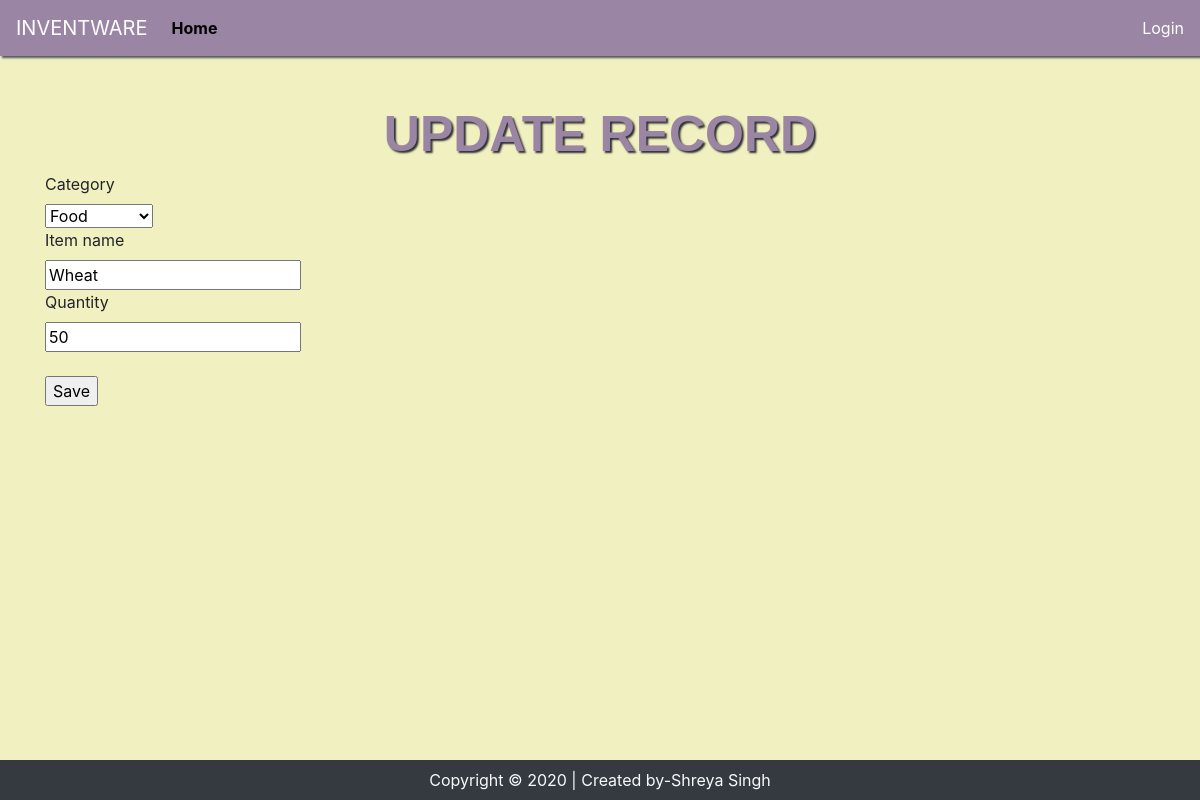
/update_items/13/, run on an earlier commit of the app's database.
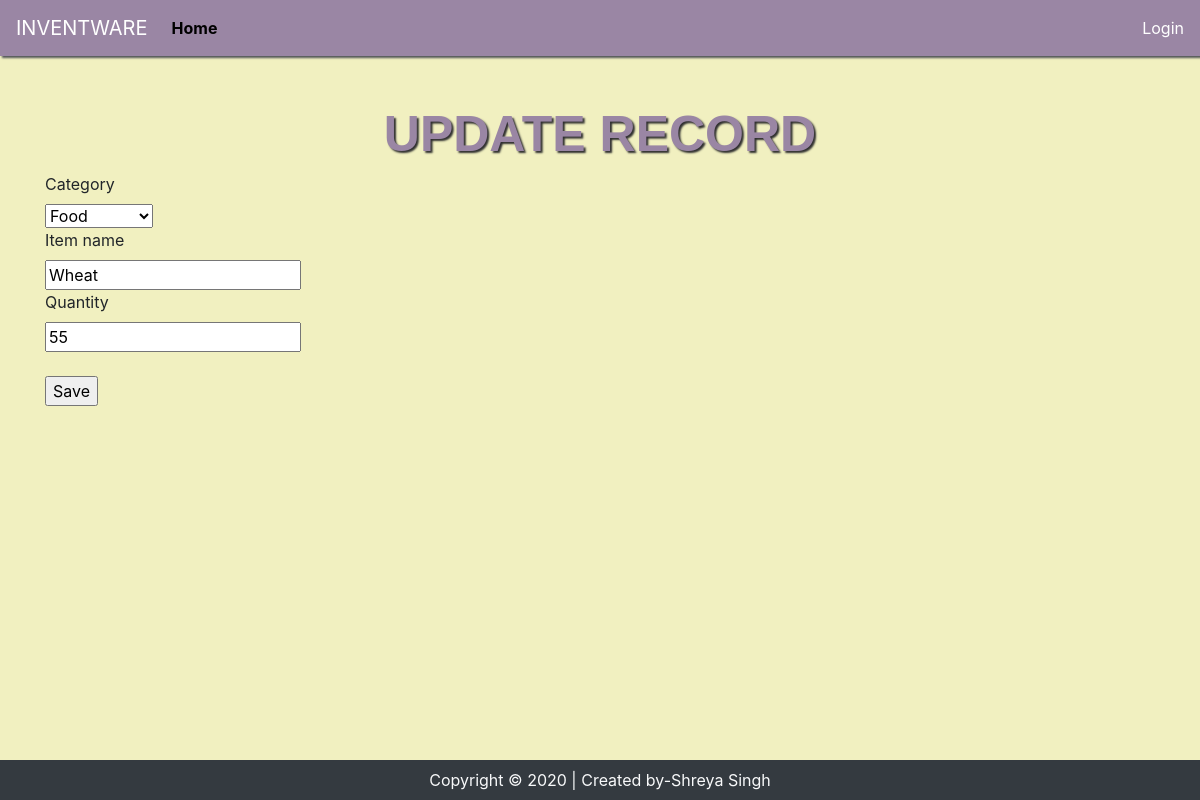
And on a later commit of the database.
### inventory_mgmt/models.py (models this page shows, shortened)
class Stock(models.Model):
	user = models.ForeignKey(User, related_name='User', on_delete=models.CASCADE,default="")
	category = models.ForeignKey(Category, on_delete=models.CASCADE,blank=True)
	item_name = models.CharField(max_length=50, blank=True, null=True)
	quantity = models.IntegerField(default='0', blank=True, null=True)
	receive_quantity = models.IntegerField(default='0', blank=True, null=True)
	receive_by = models.CharField(max_length=50, blank=True, null=True)
	issue_quantity = models.IntegerField(default='0', blank=True, null=True)
	issue_by = models.CharField(max_length=50, blank=True, null=True)
	issue_to = models.CharField(max_length=50, blank=True, null=True)
	phone_number = models.CharField(max_length=50, blank=True, null=True)
	created_by = models.CharField(max_length=50, blank=True, null=True)
	reorder_level = models.IntegerField(default='0', blank=True, null=True)
	last_updated = models.DateTimeField(auto_now_add=False, auto_now=True)
	timestamp = models.DateTimeField(auto_now=False, auto_now_add=True)

### inventory_mgmt/views.py (the view)
# urls.py: path('update_items/<str:pk>/', views.update_items, name="update_items"),
def update_items(request, pk):
	queryset = Stock.objects.get(id=pk)
	form = StockUpdateForm(instance=queryset)
	if request.method == 'POST':
		form = StockUpdateForm(request.POST, instance=queryset)
		if form.is_valid():
			form.save()
			messages.success(request, 'Updated Successfully')
			return redirect('/list_item')
	context = {
		'form':form
	}
	return render(request, 'update_items.html', context)

### inventory_mgmt/forms.py
class StockUpdateForm(forms.ModelForm):
    class Meta:
      model = Stock
      fields = ['category', 'item_name', 'quantity']

### inventory_mgmt/models.py (called while the page is built)
	def __str__(self):
		return self.name

### inventory_mgmt/templates/update_items.html (shortened to what this page needs)
{% load static %}
{% load crispy_forms_tags %}
<!DOCTYPE html>
<html lang="en">
<head>
  <link rel="stylesheet" href="https://stackpath.bootstrapcdn.com/bootstrap/4.4.1/css/bootstrap.min.css">
  <link href="{% static 'css/style.css' %}" rel="stylesheet">
</head>
<body>
{% include 'navbar.html'%}
<main role="main" class="container mt-5">
      <h2 class="header">UPDATE RECORD</h2>
      <form method='POST' action=''>{% csrf_token %}
		    {{form|crispy}}
        <br>
        <input type="submit" id="sub_button" value='Save'/>
      </form>
</main>
  <footer class="bg-dark text-light position-absolute fixed-bottom">
    <p class="text-center py-2 my-0">
    Copyright &copy; 2020 | Created by-Shreya Singh
  </footer>
</body>
</html>

What changed in the data, as far as the page shows it:
changed Stock "Food": quantity "50" → "55"
